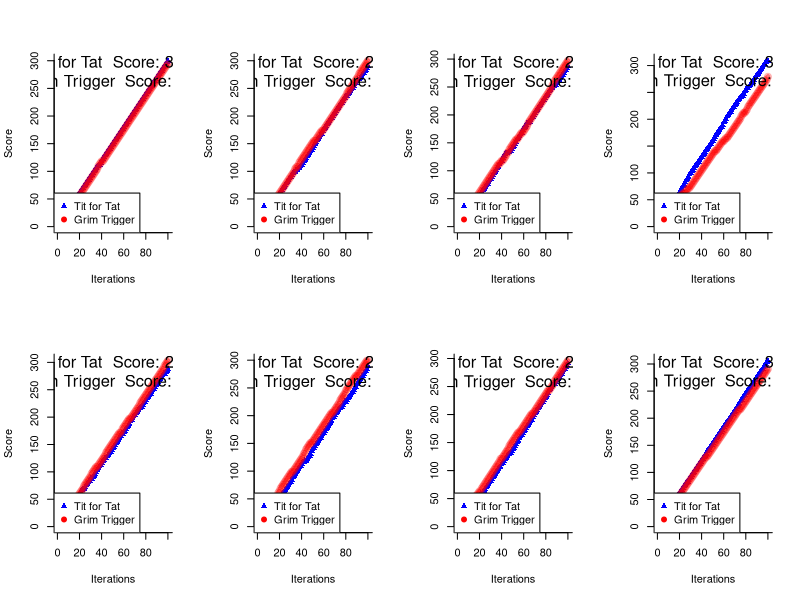
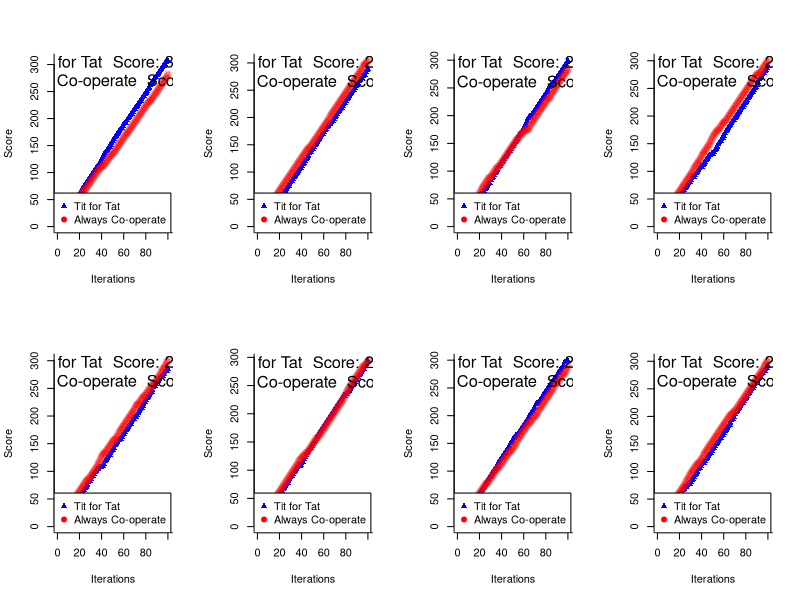
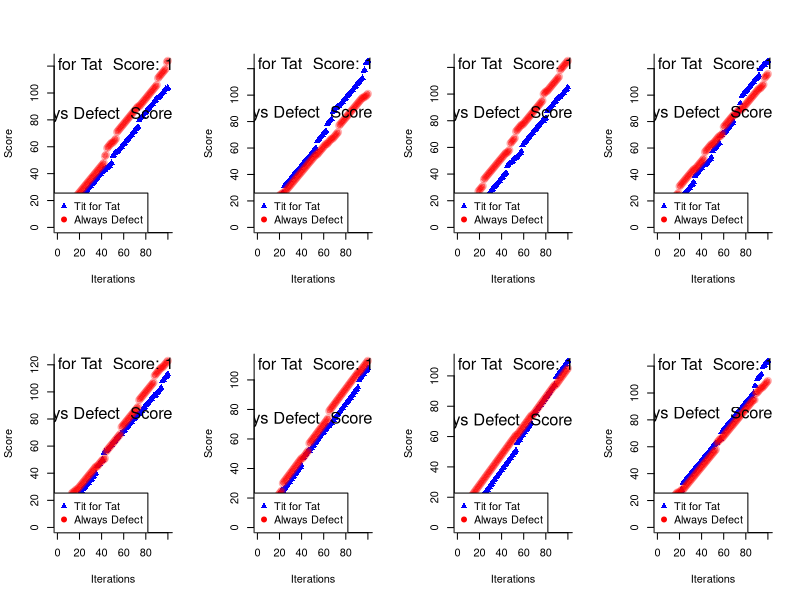
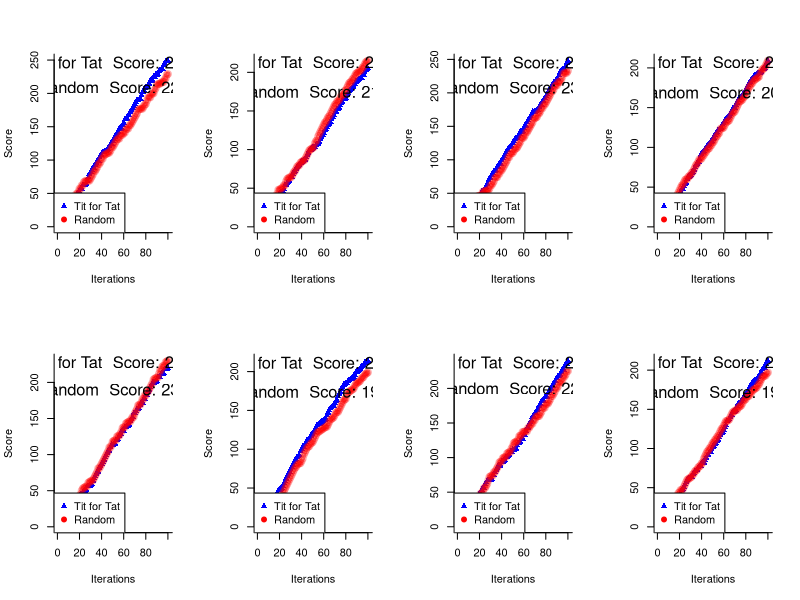
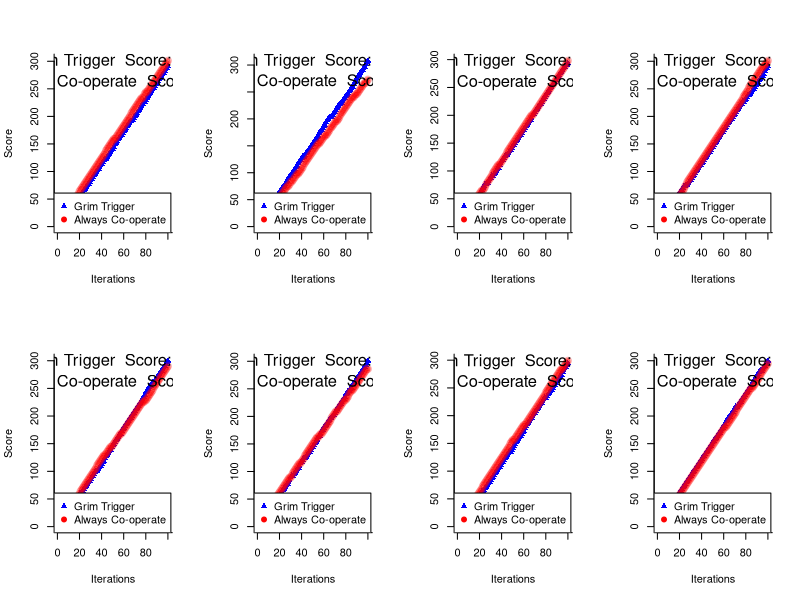
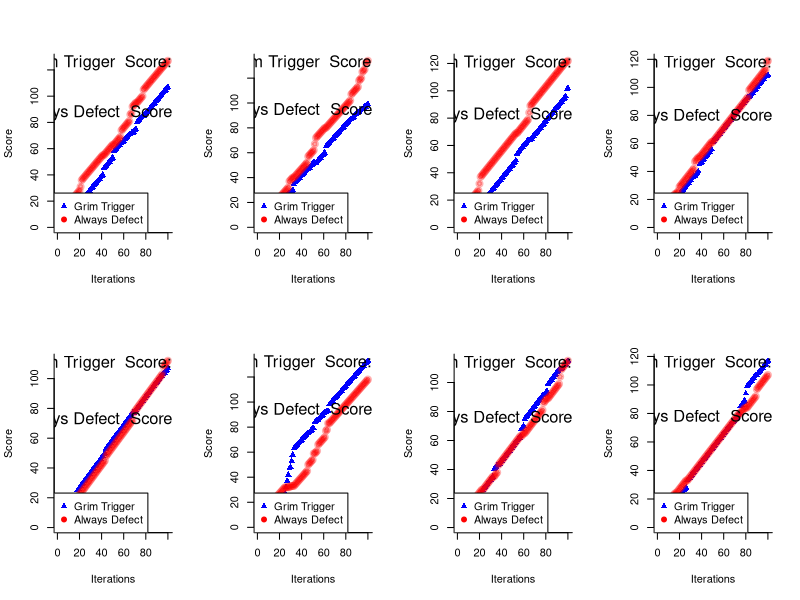
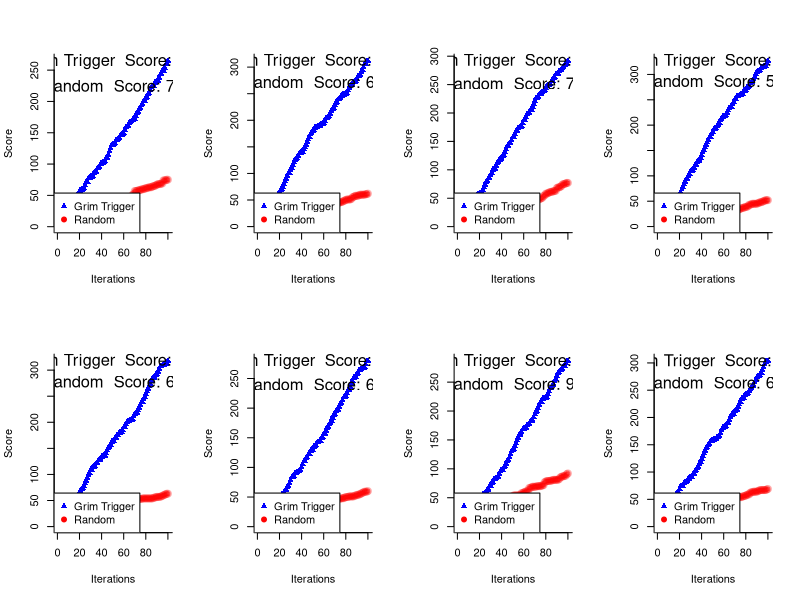
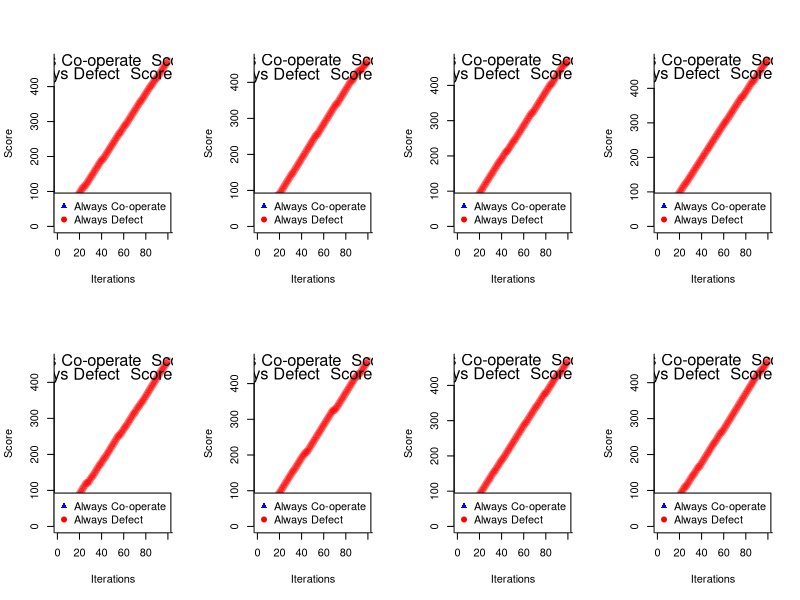

These charts were generated, in order, by the following R code:
## ---- chunk 1
#' @param player_1_history All moves that player 1 has made so far
#' @param player_2_history All moves that player 2 has made so far
#' @param player Which player is using titfortat
#' @return <list> player_1_history or player_2_history depending on which player uses titfortat
tit_for_tat <- function(player_1_history, player_2_history, player) {
  if (player == "player1") {
    # If this is the first move, then we co-operate
    if (length(player_2_history) == 0) {
      player_1_history <- append(player_1_history, 1)

    } else {
      # otherwise, copy the other player's last move
      player_1_history <- append(player_1_history, player_2_history[length(player_2_history)])

    }

    player_1_history

  } else {
    # If this is the first move, then we co-operate
    if (length(player_2_history) == 0) {
      player_2_history <- append(player_2_history, 1)

    } else {
      # otherwise, copy the oher player's last move
      player_2_history <- append(player_2_history, player_1_history[length(player_1_history)])

    }

    player_2_history

  }

}
## ---- chunk 2
#' @param player_1_history All moves that player 1 has made so far
#' @param player_2_history All moves that player 2 has made so far
#' @param player Which player is using grim trigger
#' @return <list> player_1_history or player_2_history depending on which player uses titfortat
grim_trigger <- function(player_1_history, player_2_history, player) {
  if (player == "player1") {
    # If this is the first move, then we co-operate
    if (length(player_1_history) == 0) {
      player_1_history <- append(player_1_history, 1)

    } else {
      # Otherwise, we defect if the oter player has defected even once
      if (0 %in% player_2_history) {
      player_1_history <- append(player_1_history, 0)  # Player 1 defects if Player 2 has defected
      
      } else {
        player_1_history <- append(player_1_history, 1)  # Player 1 cooperates if Player 2 has not defected

      }

    }

    return(player_1_history)

  } else {
    # If this is the first move, then we co-operate
    if (length(player_2_history) == 0) {
      player_2_history <- append(player_2_history, 1)

    } else {
      # Otherwise, we defect if the other player has defected even once
      if (0 %in% player_1_history) {
        player_2_history <- append(player_2_history, 0)  # Player 2 defects if Player 1 has defected
      
      } else {
        player_2_history <- append(player_2_history, 1)  # Player 2 cooperates if Player 1 has not defected

      }

    }

    return(player_2_history)

  }

}
## ---- chunk 3
#' @param player_1_history All moves that player 1 has made so far
#' @param player_2_history All moves that player 2 has made so far
#' @param player Which player is using always defect
#' @return <list> player_1_history or player_2_history depending on which player uses always defect
always_defect <- function(player_1_history, player_2_history, player) {
  if (player == "player1") {
    player_1_history <- append(player_1_history, 0)  # Player 1 always defects
    return(player_1_history)

  } else {
    player_2_history <- append(player_2_history, 0)  # Player 2 always defects
    return(player_2_history)

  }

}
## ---- chunk 4
#' @param player_1_history All moves that player 1 has made so far
#' @param player_2_history All moves that player 2 has made so far
#' @param player Which player is using always cooperate
#' @return <list> player_1_history or player_2_history depending on which player uses always cooperate
always_cooperate <- function(player_1_history, player_2_history, player) {
  if (player == "player1") {
    player_1_history <- append(player_1_history, 1)  # Player 1 always cooperates
    return(player_1_history)

  } else {
    player_2_history <- append(player_2_history, 1)  # Player 2 always cooperates
    return(player_2_history)

  }

}
## ---- chunk 5
#' @param player_1_history All moves that player 1 has made so far
#' @param player_2_history All moves that player 2 has made so far
#' @param player Which player is using random strategy
#' @return <list> player_1_history or player_2_history depending on which player uses random strategy
random_strategy <- function(player_1_history, player_2_history, player) {
  if (player == "player1") {
    player_1_history <- append(player_1_history, sample(0:1, 1))  # Player 1 randomly chooses to cooperate or defect
    return(player_1_history)

  } else {
    player_2_history <- append(player_2_history, sample(0:1, 1))  # Player 2 randomly chooses to cooperate or defect
    return(player_2_history)

  }

}
## ---- chunk 6
evaluate <- function(v1, v2) {
  # Initialize scores
  score1 <- score2 <- 0
  score_1_arr <- numeric(length(v1))
  score_2_arr <- numeric(length(v2))
  
  # Initialize scores array
  score_1_arr[1] <- score1
  score_2_arr[1] <- score2

  # Noise probability
  noise_prob <- 0.05

  # Apply noise to v1 and v2
  v1 <- ifelse(runif(length(v1)) < noise_prob, 1 - v1, v1)
  v2 <- ifelse(runif(length(v2)) < noise_prob, 1 - v2, v2)
  
  # Iterate through the moves
  for (i in seq_along(v1)) {
    if (v1[i] == 1 && v2[i] == 1) {
      score1 <- score1 + 3
      score2 <- score2 + 3
    } else if (v1[i] == 0 && v2[i] == 0) {
      score1 <- score1 + 1
      score2 <- score2 + 1
    } else if (v1[i] == 1 && v2[i] == 0) {
      score2 <- score2 + 5
    } else {
      score1 <- score1 + 5
    }

    # Update scores array
    score_1_arr[i] <- score1
    score_2_arr[i] <- score2

  }

  print("inside evaluate")
  cat("score_1_arr = ", score_1_arr, "\n")
  cat("score_2_arr = ", score_2_arr, "\n")
  
  return(list(score1 = score1, 
              score2 = score2, 
              score_1_arr = score_1_arr, 
              score_2_arr = score_2_arr
            )
          )

}
## ---- chunk 7
evaluate_and_plot <- function(player_1_moves, player_2_moves, player1, player2) {
  # cat("inide evaluate_and_plot, player_1_moves = ", player_1_moves, "\n")
  # cat("inide evaluate_and_plot, player_2_moves = ", player_2_moves, "\n")
  temp <- evaluate(player_1_moves, player_2_moves)
  player_1_score <- temp$score1
  player_2_score <- temp$score2
  player_1_score_arr <- temp$score_1_arr
  player_2_score_arr <- temp$score_2_arr

  xValue <- 1:100
  yValue <- c(1, max(player_1_score, player_2_score))

  plot(player_1_score_arr ~ xValue, type="b", 
    col=rgb(0, 0, 1, 1), bty="l", xlab="Iterations", ylab="Score", lwd=3, pch=17, ylim=yValue
  )

  lines(player_2_score_arr ~ xValue, col=rgb(1, 0, 0, 0.3), lwd=3, pch=19, type="b")

  legend("bottomleft",
        legend = c(player1, player2),
        pch = c(17, 19),
        col=c("blue", "red"))

  text(x = 50, y = max(player_1_score_arr, player_2_score_arr) - 2,
       labels = paste(player1, " Score:", player_1_score), col = "black", cex = 1.5)
  
  text(x = 50, y = max(player_1_score_arr, player_2_score_arr) - 40,
       labels = paste(player2, " Score:", player_2_score), col = "black", cex = 1.5)

  return(list(strat_1_score = player_1_score, 
              strat_2_score = player_2_score, 
              strat_1_score_arr = player_1_score_arr, 
              strat_2_score_arr = player_2_score_arr
            )
          )

  
}
## ---- chunk 8
library(ggplot2)
tft_final_score <- 0
gt_final_score <- 0
ac_final_score <- 0
ad_final_score <- 0
rs_final_score <- 0
## ---- chunk 9
play <- function(strat1_func, strat2_func, strat1_name, strat2_name, strat1_final_score, strat2_final_score) {
  results <- list()

  # Eight rounds
  for (i in 1:8) {
    strat1_moves <- strat2_moves <- c()

    # First round strat1 goes first, then alternate
    if (i %% 2 != 0) {
      # 100 iterations
      for (j in 1:100) {
        # Player 1 = strat1, Player 2 = strat2
        strat1_moves <- strat1_func(strat1_moves, strat2_moves, "player1")
        strat2_moves <- strat2_func(strat1_moves, strat2_moves, "player2")

      }

    } else {
      # 100 iterations
      for (j in 1:100) {
        # Player 1 = strat2, Player 2 = strat1
        strat2_moves <- strat2_func(strat2_moves, strat1_moves, "player1")
        strat1_moves <- strat1_func(strat2_moves, strat1_moves, "player2")

      }

    }

    # cat("inside round, gt_moves = ", gt_moves)
    results[[i]] <- list(strat1_moves = strat1_moves, strat2_moves = strat2_moves)

  }

  # cat("results[[1]]$gt_moves = ", results[[1]]$gt_moves)

  plot_path <- paste("./plots/", strat1_name, " vs ", strat2_name, ".png", sep="")
  png(plot_path, width = 1200, height = 600)
  par(mfrow = c(2, 4))

  for (i in 1:8) {
    temp <- evaluate_and_plot(
              results[[i]]$strat1_moves, 
              results[[i]]$strat2_moves,
              strat1_name,
              strat2_name 
            )

  }

  par(mfrow = c(1, 1))
  dev.off()  # Close device and write file

  strat1_final_score <- strat1_final_score + temp$strat_1_score
  strat2_final_score <- strat2_final_score + temp$strat_2_score
  return(c(strat1_final_score, strat2_final_score))

}

## ---- chunk 10

temp <- play(tit_for_tat, grim_trigger, "Tit for Tat", "Grim Trigger", tft_final_score, gt_final_score)
tft_final_score <- temp[1]
gt_final_score <- temp[2]

## ---- chunk 11

temp <- play(tit_for_tat, always_cooperate, "Tit for Tat", "Always Co-operate", tft_final_score, ac_final_score)
tft_final_score <- temp[1]
ac_final_score <- temp[2]

## ---- chunk 12

temp <- play(tit_for_tat, always_defect, "Tit for Tat", "Always Defect", tft_final_score, ad_final_score)
tft_final_score <- temp[1]
ad_final_score <- temp[2]

## ---- chunk 13

temp <- play(tit_for_tat, random_strategy, "Tit for Tat", "Random", tft_final_score, rs_final_score)
tft_final_score <- temp[1]
rs_final_score <- temp[2]

## ---- chunk 14

temp <- play(grim_trigger, always_cooperate, "Grim Trigger", "Always Co-operate", gt_final_score, ac_final_score)
gt_final_score <- temp[1]
ac_final_score <- temp[2]

## ---- chunk 15

temp <- play(grim_trigger, always_defect, "Grim Trigger", "Always Defect", gt_final_score, ad_final_score)
gt_final_score <- temp[1]
ad_final_score <- temp[2]

## ---- chunk 16

temp <- play(grim_trigger, random_strategy, "Grim Trigger", "Random", gt_final_score, rs_final_score)
gt_final_score <- temp[1]
rs_final_score <- temp[2]

## ---- chunk 17

temp <- play(always_cooperate, always_defect, "Always Co-operate", "Always Defect", ac_final_score, ad_final_score)
ac_final_score <- temp[1]
ad_final_score <- temp[2]

## ---- chunk 18

temp <- play(always_cooperate, random_strategy, "Always Co-operate", "Random", ac_final_score, rs_final_score)
ac_final_score <- temp[1]
rs_final_score <- temp[2]

## ---- chunk 19

temp <- play(always_defect, random_strategy, "Always Defect", "Random", ad_final_score, rs_final_score)
ad_final_score <- temp[1]
rs_final_score <- temp[2]

## ---- chunk 20

cat("tft_final_score = ", tft_final_score, "\n")
cat("gt_final_score = ", gt_final_score, "\n")
cat("ac_final_score = ", ac_final_score, "\n")
cat("ad_final_score = ", ad_final_score, "\n")
cat("rs_final_score = ", rs_final_score, "\n")

# Standardizing the scores
mean_x <- mean(c(tft_final_score, gt_final_score, ac_final_score, ad_final_score, rs_final_score))
var_x <- var(c(tft_final_score, gt_final_score, ac_final_score, ad_final_score, rs_final_score))
tft <- (tft_final_score - mean_x) / var_x
gt <- (gt_final_score - mean_x) / var_x
ac <- (ac_final_score - mean_x) / var_x
ad <- (ad_final_score - mean_x) / var_x
rs <- (rs_final_score - mean_x) / var_x

png("comparison.png", width=1200, height=600)

data <- data.frame(
  x = c("Tit for Tat", "Grim Trigger", "Always Co-operate", "Always Defect", "Random"),
  y = c(tft, gt, ac, ad, rs)
)

ggplot(data, aes(x = x, y = y)) + 
  geom_segment(aes(x = x, xend = x, y = 0, yend = y), size = 2, color = "blue", linetype = "dotdash") + 
  geom_point(size=5) + 
  labs(x = "Strategy", y = "Final Score") +
  theme_minimal() +
  theme(
    axis.text.x = element_text(size = 16),     # x-axis label size
    axis.text.y = element_text(size = 14),     # y-axis label size
    axis.title.x = element_text(size = 18),    # x-axis title size
    axis.title.y = element_text(size = 18),    # y-axis title size
    plot.title = element_text(size = 20, face = "bold")
  
  )

dev.off()

